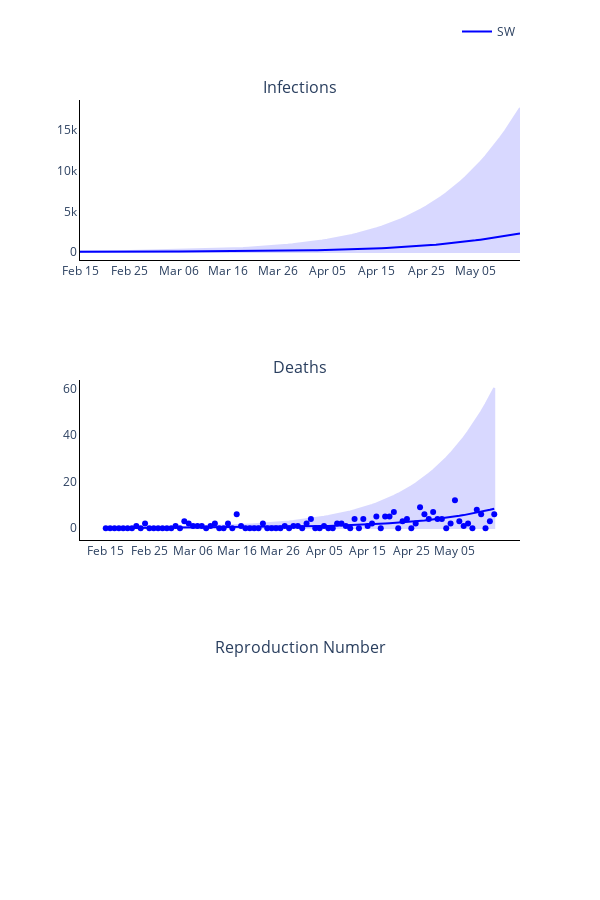

The notebook cell saved with this chart:
### Markdown cell above
### Plot observed versus predicted using model with inferred parameters

### Code cell
# Trace names - represent the solver used for the simulation
trace_name = regions
titles = ['Infections', 'Deaths', 'Reproduction Number']

fig = go.Figure()
fig = make_subplots(rows=len(titles), cols=1, subplot_titles=tuple(titles), horizontal_spacing = 0.15)

# Plot (continuous predicted timeline and pointwise observed numbers each day)
for r, region in enumerate(regions):
    # Plot of infections
    fig.add_trace(
        go.Scatter(
            x=times,
            y=new_infec_mean[r].tolist(),
            mode='lines',
            name=trace_name[r],
            line_color=colours[r]
        ),
        row= 1,
        col= 1
    )

    fig.add_trace(
        go.Scatter(
            x=times + times[::-1],
            y=new_infec_upper[r].tolist() + new_infec_lower[r].tolist()[::-1],
            fill='toself',
            fillcolor=colours[r],
            line_color=colours[r],
            opacity=0.15,
            mode='lines',
            showlegend=False,
            name=trace_name[r]
        ),
        row= 1,
        col= 1
    )

    # fig.add_trace(
    #     go.Scatter(
    #         x=serology_times,
    #         y=np.sum(np.multiply(np.nan_to_num(np.divide(positives_data[r], tests[r])), susceptibles[r]), axis=1).tolist(),
    #         mode='markers',
    #         name=trace_name[r],
    #         showlegend=False,
    #         line_color=colours[r]
    #     ),
    #     row= 1,
    #     col= 1
    # )

    # Plot deaths
    fig.add_trace(
        go.Scatter(
            x=times,
            y=deaths_mean[r].tolist(),
            mode='lines',
            name=trace_name[r],
            showlegend=False,
            line_color=colours[r]
        ),
        row= 2,
        col= 1
    )

    fig.add_trace(
        go.Scatter(
            x=times + times[::-1],
            y=deaths_upper[r].tolist() + deaths_lower[r].tolist()[::-1],
            fill='toself',
            fillcolor=colours[r],
            line_color=colours[r],
            opacity=0.15,
            mode='lines',
            showlegend=False,
            name=trace_name[r]
        ),
        row= 2,
        col= 1
    )

    fig.add_trace(
        go.Scatter(
            x=times,
            y=np.sum(deaths_data[r], axis=1).tolist(),
            mode='markers',
            name=trace_name[r],
            showlegend=False,
            line_color=colours[r]
        ),
        row= 2,
        col= 1
    )

    # Plot reproduction number
    # fig.add_trace(
    #     go.Scatter(
    #         x=times,
    #         y=reprod_num_mean[r].tolist(),
    #         mode='lines',
    #         name=trace_name[r],
    #         showlegend=False,
    #         line_color=colours[r]
    #     ),
    #     row= 3,
    #     col= 1
    # )

    # fig.add_trace(
    #     go.Scatter(
    #         x=times + times[::-1],
    #         y=reprod_num_upper[r].tolist() + reprod_num_lower[r].tolist()[::-1],
    #         fill='toself',
    #         fillcolor=colours[r],
    #         line_color=colours[r],
    #         opacity=0.15,
    #         mode='lines',
    #         showlegend=False,
    #         name=trace_name[r]
    #     ),
    #     row= 3,
    #     col= 1
    # )

# Add axis labels
fig.update_layout(
    width=600, 
    height=900,
    plot_bgcolor='white',
    xaxis=dict(
        linecolor='black',
        tickvals=np.arange(1, 90, 10).tolist(),
        ticktext=['Feb 15', 'Feb 25', 'Mar 06', 'Mar 16', 'Mar 26', 'Apr 05', 'Apr 15', 'Apr 25', 'May 05', 'May 15']),
    yaxis=dict(linecolor='black'),
    xaxis2=dict(
        linecolor='black',
        tickvals=np.arange(1, 90, 10).tolist(),
        ticktext=['Feb 15', 'Feb 25', 'Mar 06', 'Mar 16', 'Mar 26', 'Apr 05', 'Apr 15', 'Apr 25', 'May 05', 'May 15']),
    yaxis2=dict(linecolor='black'),
    xaxis3=dict(
        linecolor='black',
        tickvals=np.arange(1, 90, 10).tolist(),
        ticktext=['Feb 15', 'Feb 25', 'Mar 06', 'Mar 16', 'Mar 26', 'Apr 05', 'Apr 15', 'Apr 25', 'May 05', 'May 15']),
    yaxis3=dict(linecolor='black'),
    legend=dict(
        orientation='h',
        yanchor="bottom",
        y=1.075,
        xanchor="right",
        x=1)
    )

fig.write_image('images/Figure-3-synthetic.pdf')
fig.show()

### Figure 1 — Plotly figure (JSON) as saved in the notebook; plotly's stock layout.template omitted (floating-point values rounded to 4 significant figures; data arrays with more than 128 entries replaced by an {"elided": "..."} marker saying what was removed)
{"data": [{"line": {"color": "blue"}, "mode": "lines", "name": "SW", "type": "scatter", "x": [1, 2, 3, 4, 5, 6, 7, 8, 9, 10, 11, 12, 13, 14, 15, 16, 17, 18, 19, 20, 21, 22, 23, 24, 25, 26, 27, 28, 29, 30, 31, 32, 33, 34, 35, 36, 37, 38, 39, 40, 41, 42, 43, 44, 45, 46, 47, 48, 49, 50, 51, 52, 53, 54, 55, 56, 57, 58, 59, 60, 61, 62, 63, 64, 65, 66, 67, 68, 69, 70, 71, 72, 73, 74, 75, 76, 77, 78, 79, 80, 81, 82, 83, 84, 85, 86, 87, 88, 89, 90], "xaxis": "x", "y": [51.62, 48.0, 46.63, 46.78, 48.0, 49.99, 52.58, 55.66, 59.19, 63.13, 67.5, 72.3, 77.56, 54.72, 58.16, 61.1, 63.75, 66.23, 68.66, 71.09, 73.56, 76.12, 78.77, 81.55, 84.47, 87.54, 90.78, 94.2, 97.81, 101.6, 105.7, 109.9, 114.5, 119.3, 124.3, 129.7, 135.4, 141.5, 147.9, 154.8, 162.0, 169.8, 178.0, 186.7, 195.9, 205.8, 216.3, 227.4, 239.3, 252.0, 265.4, 279.7, 295.0, 311.3, 328.6, 347.0, 366.6, 387.6, 409.8, 433.5, 458.8, 485.7, 514.2, 544.7, 577.0, 611.4, 647.9, 686.7, 727.8, 771.5, 817.7, 866.6, 918.4, 973.1, 1031.0, 1092.0, 1156.0, 1223.0, 1294.0, 1368.0, 1445.0, 1526.0, 1610.0, 1698.0, 1788.0, 1882.0, 1979.0, 2079.0, 2182.0, 2287.0], "yaxis": "y"}, {"fill": "toself", "fillcolor": "blue", "line": {"color": "blue"}, "mode": "lines", "name": "SW", "opacity": 0.15, "showlegend": false, "type": "scatter", "x": {"elided": "180 int values"}, "xaxis": "x", "y": {"elided": "180 float values"}, "yaxis": "y"}, {"line": {"color": "blue"}, "mode": "lines", "name": "SW", "showlegend": false, "type": "scatter", "x": [1, 2, 3, 4, 5, 6, 7, 8, 9, 10, 11, 12, 13, 14, 15, 16, 17, 18, 19, 20, 21, 22, 23, 24, 25, 26, 27, 28, 29, 30, 31, 32, 33, 34, 35, 36, 37, 38, 39, 40, 41, 42, 43, 44, 45, 46, 47, 48, 49, 50, 51, 52, 53, 54, 55, 56, 57, 58, 59, 60, 61, 62, 63, 64, 65, 66, 67, 68, 69, 70, 71, 72, 73, 74, 75, 76, 77, 78, 79, 80, 81, 82, 83, 84, 85, 86, 87, 88, 89, 90], "xaxis": "x2", "y": [0.01081, 0.02418, 0.0387, 0.05381, 0.06927, 0.085, 0.101, 0.1173, 0.1339, 0.151, 0.1686, 0.187, 0.2061, 0.2204, 0.2335, 0.246, 0.2581, 0.2701, 0.282, 0.2939, 0.3059, 0.318, 0.3303, 0.3429, 0.3558, 0.3691, 0.3828, 0.3969, 0.4116, 0.4268, 0.4395, 0.4534, 0.4684, 0.4844, 0.5013, 0.5193, 0.5384, 0.5586, 0.5799, 0.6024, 0.6262, 0.6514, 0.678, 0.7079, 0.7393, 0.7726, 0.8079, 0.8453, 0.8851, 0.9272, 0.972, 1.02, 1.07, 1.124, 1.181, 1.242, 1.307, 1.376, 1.45, 1.528, 1.611, 1.7, 1.794, 1.895, 2.002, 2.117, 2.238, 2.368, 2.506, 2.653, 2.809, 2.976, 3.153, 3.341, 3.542, 3.754, 3.98, 4.22, 4.475, 4.744, 5.03, 5.332, 5.652, 5.99, 6.346, 6.721, 7.116, 7.531, 7.967, 8.424], "yaxis": "y2"}, {"fill": "toself", "fillcolor": "blue", "line": {"color": "blue"}, "mode": "lines", "name": "SW", "opacity": 0.15, "showlegend": false, "type": "scatter", "x": {"elided": "180 int values"}, "xaxis": "x2", "y": {"elided": "180 float values"}, "yaxis": "y2"}, {"line": {"color": "blue"}, "mode": "markers", "name": "SW", "showlegend": false, "type": "scatter", "x": [1, 2, 3, 4, 5, 6, 7, 8, 9, 10, 11, 12, 13, 14, 15, 16, 17, 18, 19, 20, 21, 22, 23, 24, 25, 26, 27, 28, 29, 30, 31, 32, 33, 34, 35, 36, 37, 38, 39, 40, 41, 42, 43, 44, 45, 46, 47, 48, 49, 50, 51, 52, 53, 54, 55, 56, 57, 58, 59, 60, 61, 62, 63, 64, 65, 66, 67, 68, 69, 70, 71, 72, 73, 74, 75, 76, 77, 78, 79, 80, 81, 82, 83, 84, 85, 86, 87, 88, 89, 90], "xaxis": "x2", "y": [0, 0, 0, 0, 0, 0, 0, 1, 0, 2, 0, 0, 0, 0, 0, 0, 1, 0, 3, 2, 1, 1, 1, 0, 1, 2, 0, 0, 2, 0, 6, 1, 0, 0, 0, 0, 2, 0, 0, 0, 0, 1, 0, 1, 1, 0, 2, 4, 0, 0, 1, 0, 0, 2, 2, 1, 0, 4, 0, 4, 1, 2, 5, 0, 5, 5, 7, 0, 3, 4, 0, 2, 9, 6, 4, 7, 4, 4, 0, 2, 12, 3, 1, 2, 0, 8, 6, 0, 3, 6], "yaxis": "y2"}], "layout": {"annotations": [{"font": {"size": 16}, "showarrow": false, "text": "Infections", "x": 0.5, "xanchor": "center", "xref": "paper", "y": 1, "yanchor": "bottom", "yref": "paper"}, {"font": {"size": 16}, "showarrow": false, "text": "Deaths", "x": 0.5, "xanchor": "center", "xref": "paper", "y": 0.6111, "yanchor": "bottom", "yref": "paper"}, {"font": {"size": 16}, "showarrow": false, "text": "Reproduction Number", "x": 0.5, "xanchor": "center", "xref": "paper", "y": 0.2222, "yanchor": "bottom", "yref": "paper"}], "height": 900, "legend": {"orientation": "h", "x": 1, "xanchor": "right", "y": 1.075, "yanchor": "bottom"}, "plot_bgcolor": "white", "width": 600, "xaxis": {"anchor": "y", "domain": [0, 1], "linecolor": "black", "ticktext": ["Feb 15", "Feb 25", "Mar 06", "Mar 16", "Mar 26", "Apr 05", "Apr 15", "Apr 25", "May 05", "May 15"], "tickvals": [1, 11, 21, 31, 41, 51, 61, 71, 81]}, "xaxis2": {"anchor": "y2", "domain": [0, 1], "linecolor": "black", "ticktext": ["Feb 15", "Feb 25", "Mar 06", "Mar 16", "Mar 26", "Apr 05", "Apr 15", "Apr 25", "May 05", "May 15"], "tickvals": [1, 11, 21, 31, 41, 51, 61, 71, 81]}, "xaxis3": {"anchor": "y3", "domain": [0, 1], "linecolor": "black", "ticktext": ["Feb 15", "Feb 25", "Mar 06", "Mar 16", "Mar 26", "Apr 05", "Apr 15", "Apr 25", "May 05", "May 15"], "tickvals": [1, 11, 21, 31, 41, 51, 61, 71, 81]}, "yaxis": {"anchor": "x", "domain": [0.7778, 1], "linecolor": "black"}, "yaxis2": {"anchor": "x2", "domain": [0.3889, 0.6111], "linecolor": "black"}, "yaxis3": {"anchor": "x3", "domain": [0, 0.2222], "linecolor": "black"}}}
